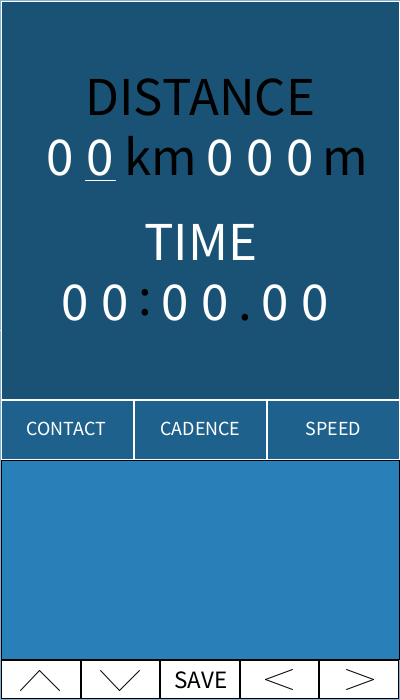
Frame 1 (no input)
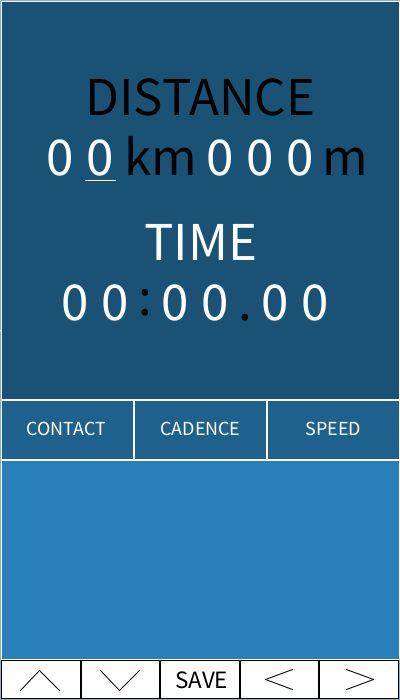
Frame 60 (the mouse pressed at the canvas centre just before this capture)
Frame 120 (the mouse held since frame 60 and released just before this capture): identical to frame 60, image omitted

The Processing sketch that drew these frames (run headless with seeded random() and noise(); from frame 60 on, the mouse is pressed at the canvas centre):

// Processing sketch: creative_p
// ── creative_p.pde
int screen = 1;
int screen1width = 398;
int screen1height = 398;
int distanceC = 0;
int timeC = 255;
int km1 = 0;
int km2 = 0;
int m1 = 0;
int m2 = 0;
int m3 = 0;
int min1 = 0;
int min2 = 0;
int sec1 = 0;
int sec2 = 0;
int ms1 = 0;
int ms2 = 0;
int disX1 = 85;
int disX2 = 115;
int timeX1 = 0;
int timeX2 = 0;
float i = 398;
float j = 398;
float speedDistance;
float speedTime;
boolean timeOver = false;
String feedback = "";
int feedbackC;
int contact;
int cadence;
int speed;
int paceMin;
int paceSec;

void setup() {
  size(400, 700);
  textAlign(CENTER);
  speedDistance = random(1, 4);
  speedTime = random(2, 5);
  contact = int(random(160, 300));
  cadence = int(random(150, 200));
  paceMin = int(random(5,15));
  paceSec = int(random(10,60));
}

void draw() {
  background(#7FB3D5);
  fill(#2980B9);
  rect(1, 460, 398, 199);
  inputControls();
  feedbackControls();
  if (screen == 1) {
    screen1();
  } else {
    screen2();
    textSize(55);
    fill(feedbackC);
    text(feedback, 200, 560);
  }
}

void screen1() {
  fill(#1A5276);
  rect(1, 1, screen1width, screen1height);
  fill(distanceC);
  textSize(55);
  text("DISTANCE", 200, 115);
  fill(255);
  text(km1, 60, 175);
  text(km2, 100, 175);
  fill(0);
  text("km", 160, 175);
  fill(255);
  text(m1, 220, 175);
  text(m2, 260, 175);
  text(m3, 300, 175);
  fill(0);
  text("m", 345, 175);

  fill(255);
  text(min1, 75, 320);
  text(min2, 115, 320);
  fill(0);
  text(":", 145, 315);
  fill(255);
  text(sec1, 175, 320);
  text(sec2, 215, 320);
  fill(0);
  text(".", 245, 320);
  fill(255);
  text(ms1, 275, 320);
  text(ms2, 315, 320);

  fill(timeC);
  text("TIME", 200, 260);
  fill(0);

  line(disX1, 180, disX2, 180);
  line(timeX1, 330, timeX2, 330);
}
void mouseClicked() {
  if (screen == 1) {
    input();
  } else {
    feedback();
  }
}

void screen2() {
  fill(0);
  stroke(255);
  rect(1, 1, screen1width/2 - 0.5, screen1height);
  rect(screen1width/2 + 1, 1, screen1width/2, screen1height);
  screen2Distance();
  screen2Time();
}

void screen2Distance() {
  fill(#1F618D);
  if (i-speedDistance<speedDistance)fill(#196F3D);
  rect(1, i, screen1width/2 - 0.5, 398 - i);
  if (i>0)i-=speedDistance;
}

void screen2Time() {
  fill(#1F618D);
  if (j-speedTime<speedTime && i-speedDistance>speedDistance*5)timeOver = true;
  if (timeOver) fill(#A93226);
  rect(screen1width/2 + 1, j, screen1width/2 - 0.5, 398 - j);
  if (i>speedDistance) {
    if (j>0)j-=speedTime;
  }
}


void input() {
  if (distanceC == 0) {
    if (mouseY >= 660) {
      if (mouseX>=240 && mouseX<=318) {
        if (disX1 >= 85) {
          lineToLeft();
        }
      } else if (mouseX>=319 && mouseX<=398) {
        if (disX1 <= 245) {
          lineToRight();
        }
      } else if (mouseX>=1 && mouseX<=79) {
        increase();
      } else if (mouseX>=80 && mouseX<=159) {
        decrease();
      } else if (mouseX>=160 && mouseX<=239) {
        save();
      }
    }
  } else if (distanceC == 255 && timeC == 0) {
    if (mouseY >= 660) {
      if (mouseX>=240 && mouseX<=318) {
        lineToLeft();
      } else if (mouseX>=319 && mouseX<=398) {
        lineToRight();
      } else if (mouseX>=1 && mouseX<=79) {
        increase();
      } else if (mouseX>=80 && mouseX<=159) {
        decrease();
      } else if (mouseX>=160 && mouseX<=239) {
        save();
      }
    }
  }
}

void save() {
  if (distanceC == 0) {
    distanceC = 255;
    timeC = 0;
    disX1 = 0;
    disX2 = 0;
    timeX1 = 100;
    timeX2 = 130;
    min2 = int(random(1, 9));
  } else {
    screen = 2;
    timeC = 255;
  }
}

void increase() {
  if (distanceC == 0) {
    if (disX1 == 45) {
      if (km1 < 9) {
        km1++;
      }
    } else if (disX1 == 85) {
      if (km2 < 9) {
        km2++;
      }
    } else if (disX1 == 205) {
      if (m1 < 9) {
        m1++;
      }
    } else if (disX1 == 245) {
      if (m2 < 9) {
        m2++;
      }
    } else if (disX1 == 285) {
      if (m3 < 9) {
        m3++;
      }
    }
  } else if (distanceC == 255 && timeC == 0) {
    if (timeX1 == 60) {
      if (min1 < 9) {
        min1++;
      }
    } else if (timeX1 == 100) {
      if (min2 < 9) {
        min2++;
      }
    } else if (timeX1 == 160) {
      if (sec1 < 9) {
        sec1++;
      }
    } else if (timeX1 == 200) {
      if (sec2 < 9) {
        sec2++;
      }
    } else if (timeX1 == 260) {
      if (ms1 < 9) {
        ms1++;
      }
    } else if (timeX1 == 300) {
      if (ms2 < 9) {
        ms2++;
      }
    }
  }
}

void decrease() {
  if (distanceC == 0) {
    if (disX1 == 45) {
      if (km1 > 0) {
        km1--;
      }
    } else if (disX1 == 85) {
      if (km2 > 0) {
        km2--;
      }
    } else if (disX1 == 205) {
      if (m1 > 0) {
        m1--;
      }
    } else if (disX1 == 245) {
      if (m2 > 0) {
        m2--;
      }
    } else if (disX1 == 285) {
      if (m3 > 0) {
        m3--;
      }
    }
  } else if (distanceC == 255 && timeC == 0) {
    if (timeX1 == 60) {
      if (min1 > 0) {
        min1--;
      }
    } else if (timeX1 == 100) {
      if (min2 > 0) {
        min2--;
      }
    } else if (timeX1 == 160) {
      if (sec1 > 0) {
        sec1--;
      }
    } else if (timeX1 == 200) {
      if (sec2 > 0) {
        sec2--;
      }
    } else if (timeX1 == 260) {
      if (ms1 > 0) {
        ms1--;
      }
    } else if (timeX1 == 300) {
      if (ms2 > 0) {
        ms2--;
      }
    }
  }
}

void lineToLeft() {
  if (distanceC == 0) {
    if (disX1 == 85) {
      disX1 = 45;
      disX2 = 75;
    } else if ( disX1 == 205) {
      disX1 = 85;
      disX2 = 115;
    } else if ( disX1 == 245) {
      disX1 = 205;
      disX2 = 235;
    } else if ( disX1 == 285) {
      disX1 = 245;
      disX2 = 275;
    }
  } else if (distanceC == 255 && timeC == 0) {
    if (timeX1 == 100) {
      timeX1 = 60;
      timeX2 = 90;
    } else if ( timeX1 == 160) {
      timeX1 = 100;
      timeX2 = 130;
    } else if ( timeX1 == 200) {
      timeX1 = 160;
      timeX2 = 190;
    } else if ( timeX1 == 260) {
      timeX1 = 200;
      timeX2 = 230;
    } else if ( timeX1 == 300) {
      timeX1 = 260;
      timeX2 = 290;
    }
  }
}

void lineToRight() {
  if (distanceC == 0) {
    if (disX1 == 45) {
      disX1 = 85;
      disX2 = 115;
    } else if ( disX1 == 85) {
      disX1 = 205;
      disX2 = 235;
    } else if ( disX1 == 205) {
      disX1 = 245;
      disX2 = 275;
    } else if ( disX1 == 245) {
      disX1 = 285;
      disX2 = 315;
    }
  } else if (distanceC == 255 && timeC == 0) {
    if (timeX1 == 60) {
      timeX1 = 100;
      timeX2 = 130;
    } else if ( timeX1 == 100) {
      timeX1 = 160;
      timeX2 = 190;
    } else if ( timeX1 == 160) {
      timeX1 = 200;
      timeX2 = 230;
    } else if ( timeX1 == 200) {
      timeX1 = 260;
      timeX2 = 290;
    } else if ( timeX1 == 260) {
      timeX1 = 300;
      timeX2 = 330;
    } else if ( timeX1 == 260) {
      timeX1 = 300;
      timeX2 = 330;
    }
  }
}

void colorDistance() {
}

void colorTime() {
}

void feedbackControls() {
  fill(#1F618D);
  rect(1, 400, 132, 59);
  fill(255);
  textSize(20);
  text("CONTACT", 66, 435);
  fill(#1F618D);
  rect(134, 400, 132, 59);
  fill(255);
  textSize(20);
  text("CADENCE", 200, 435);
  fill(#1F618D);
  rect(267, 400, 132, 59);
  fill(255);
  textSize(20);
  text("SPEED", 333, 435);
  fill(#1F618D);
}

void inputControls() { 
  fill(255);
  stroke(0);
  rect(1, 660, 79, 38);
  //up arrow
  line(20, 690, 39.5, 670);
  line(39.5, 670, 59, 690);
  rect(81, 660, 78, 38);
  //down arrow
  line(100, 670, 119.5, 690);
  line(139, 670, 119.5, 690);
  rect(160, 660, 79, 38);
  fill(0);
  textSize(25);
  text("SAVE", 201, 688);
  fill(255);
  rect(240, 660, 78, 38);
  //left arrow
  line(265, 679, 292, 669);
  line(265, 679, 292, 689);
  rect(319, 660, 79, 38);
  //right arrow
  line(373, 679, 346, 669);
  line(373, 679, 346, 689);
  stroke(255);
}

void feedback() {
  if (i<=0) {
    if (mouseY>=400 && mouseY <=459) {
      if (mouseX>=1 && mouseX<=132) {
        if(contact<200) feedbackC = #196F3D;
        else feedbackC = #A93226;
        feedback = str(contact) + " ms";
      } else if (mouseX>=134 && mouseX<=260) {
        if(cadence<170) feedbackC = #196F3D;
        else feedbackC = #A93226;
        feedback = str(cadence) + " SPM";
      } else if (mouseX>=267 && mouseX<=399) {
        if(paceMin<7) feedbackC = #196F3D;
        else feedbackC = #A93226;
        feedback = str(paceMin) + ":" + str(paceSec) + "km/min";
      }
    }
  }
}
